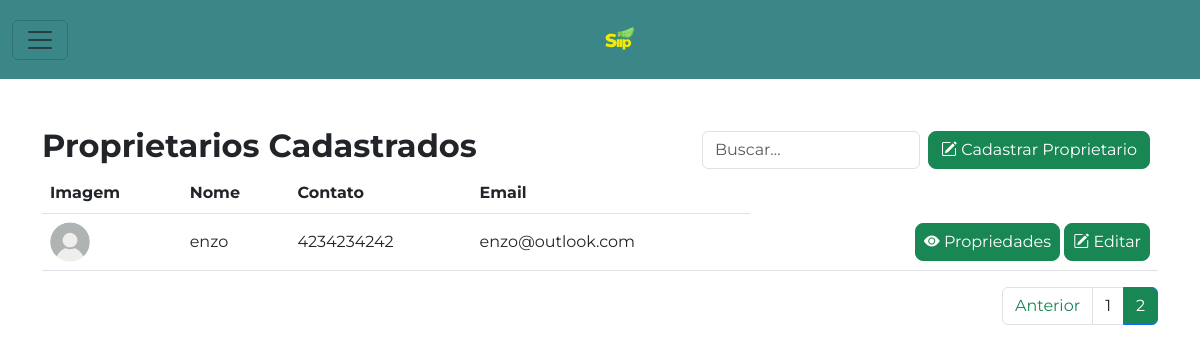
Before: /proprietarios/?page=2 with the older database file.
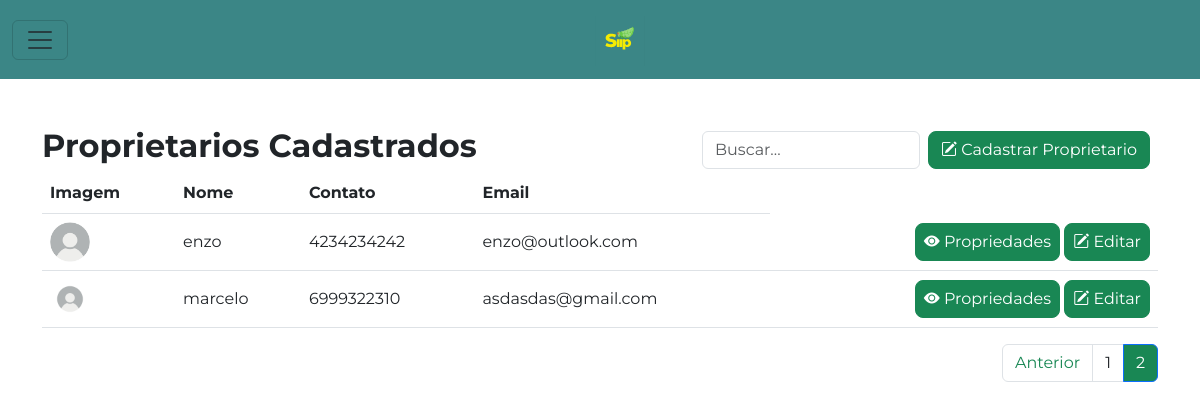
After: the same page with the newer database file.
### inicio/models.py (models this page shows, shortened)
class Proprietario(models.Model):
    nome = models.CharField(max_length=100)
    imagem = models.ImageField(upload_to='proprietarios/proprietarios/', null=True, blank=True)
    numero_telefone = models.CharField(max_length=15)
    email = models.EmailField(unique=True)

### inicio/views.py (the view)
# urls.py: path('proprietarios/',proprietarios, name = 'proprietarios'),
def proprietarios(request):
    form = ProprietarioForm()
    proprietarios_list = Proprietario.objects.all()
    paginator = Paginator(proprietarios_list, 15)
    page = request.GET.get('page')
    try:
        proprietarios = paginator.page(page)
    except PageNotAnInteger:
        proprietarios = paginator.page(1)
    except EmptyPage:
        proprietarios = paginator.page(paginator.num_pages)
    if request.method == 'POST':
        form = ProprietarioForm(request.POST, request.FILES)
        if form.is_valid():
            form.save()
            return redirect(request.path)
    return render(request, 'inicio/proprietarios.html',{'form': form, 'proprietarios': proprietarios})

### inicio/forms.py
class ProprietarioForm(forms.ModelForm):
    class Meta:
        model = Proprietario
        fields = ['nome', 'imagem', 'numero_telefone', 'email']

### templates/inicio/proprietarios.html (shortened to what this page needs)
{% extends 'inicio/base.html' %}
{% load static %}
{% block content %}
<div class="container mt-5">
    <div class="d-flex justify-content-between align-items-center">
        <h2 class="fw-bold">Proprietarios Cadastrados</h2>
        <div class="d-flex align-items-center">
            <input type="text" class="form-control me-2" placeholder="Buscar...">
            <button type="button" class="btn btn-success me-2 rounded-3 align-self-center flex-shrink-0"
                data-bs-toggle="modal" data-bs-target="#cadastraproprietario">
                <i class="bi bi-pencil-square"></i> Cadastrar Proprietario
            </button>
        </div>
    </div>
    <table class="table">
        <thead>
            <tr>
                <th scope="col">Imagem</th>
                <th scope="col">Nome</th>
                <th scope="col">Contato</th>
                <th scope="col">Email</th>
            </tr>
        </thead>
        <tbody>
            {% for proprietario in proprietarios %}
            <tr>
                <td class="align-middle">
                    {% if proprietario.imagem %}
                    <img src="{{ proprietario.imagem.url }}" class="rounded-circle" alt="" width="40" height="40">
                    {% else %}
                    <img src="{% static 'assets/images/usuariopadrao.png' %}" class="rounded-circle" alt="Sem Imagem"
                        width="40" height="40">
                    {% endif %}
                </td>
                <td class="align-middle">{{ proprietario.nome }}</td>
                <td class="align-middle">{{ proprietario.numero_telefone }}</td>
                <td class="align-middle">{{ proprietario.email }}</td>
                <td class="text-end align-middle">
                    <a href="{% url 'propriedades' proprietario_id=proprietario.id %}"
                        class="btn btn-success ps-2 pe-2 rounded-3">
                        <i class="bi bi-eye-fill"></i> Propriedades
                    </a>
                    <button class="btn btn-success ps-2 pe-2 rounded-3"
                        data-bs-target="#editarproprietario{{ proprietario.id }}" data-bs-toggle="modal">
                        <i class="bi bi-pencil-square"></i> Editar
                    </button>
                </td>
            </tr>
            {% endfor %}
        </tbody>
    </table>
</div>
<div class="container mt-2">
    <nav aria-label="Page navigation example">
        <ul class="pagination justify-content-end">
            {% if proprietarios.has_previous %}
            <li class="page-item">
                <a class="page-link text-success" href="?page={{ proprietarios.previous_page_number }}">Anterior</a>
            </li>
            {% endif %}
            {% for i in proprietarios.paginator.page_range %}
            <li class="page-item{% if i == proprietarios.number %} active{% endif %}">
                <a class="page-link{% if i == proprietarios.number %} bg-success text-white{% else %}  text-dark{% endif %}"
                    href="?page={{ i }}">{{ i }}</a>
            </li>
            {% endfor %}
        </ul>
    </nav>
</div>
{% endblock %}

Changed rows visible on the page:
added Proprietario: imagem (picture), nome "marcelo", numero_telefone "6999322310", email "asdasdas@gmail.com"
